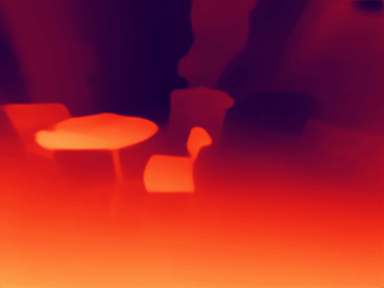
#> input picture frame 15 of GT.mp4, 384 x 288 px, given in place of color.mp4, which was not available
$ jupyter execute --allow-errors test.ipynb   (shell and % lines are left out)
#> lines starting #> are read from the running program, lines starting #| are printed output that depends on the picture; pictures that were not available may be replaced by others from this repository, and a replacement may not be noted
[cell 1]
from matplotlib import pyplot as plt
import cv2
import numpy as np

[cell 2]
current = 0
max_n = 653

str_current = str(current)
str_current_pad = str_current.zfill(4)
# print (str_current_pad)

img0 = cv2.imread('test_fps30_fl5_end/'+str_current_pad+'/rgb/rgb_00000.jpg')
# img1 = cv2.imread('test_fps30_fl5_end/'+str_current_pad+'/rgb/rgb_00001.jpg')
# img2 = cv2.imread('test_fps30_fl5_end/'+str_current_pad+'/rgb/rgb_00002.jpg')
# img3 = cv2.imread('test_fps30_fl5_end/'+str_current_pad+'/rgb/rgb_00003.jpg')
img4 = cv2.imread('test_fps30_fl5_end/'+str_current_pad+'/rgb/rgb_00004.jpg')

#> (the rest of this cell did not finish here and is left out)

[cell 3]
dp0 = cv2.imread('test_fps30_fl5_end/'+str_current_pad+'/depth/depth_00000.png')
dp4 = cv2.imread('test_fps30_fl5_end/'+str_current_pad+'/depth/depth_00004.png')

#> (the rest of this cell did not finish here and is left out)

[cell 4]
# Parameters for Shi-Tomasi corner detection
feature_params = dict(maxCorners = 300, qualityLevel = 0.2, minDistance = 2, blockSize = 7)
# Parameters for Lucas-Kanade optical flow
lk_params = dict(winSize = (15,15), maxLevel = 2, criteria = (cv2.TERM_CRITERIA_EPS | cv2.TERM_CRITERIA_COUNT, 10, 0.03))

#> (the rest of this cell did not finish here and is left out)

[cell 5]

# test all 654 cases

rst_dp_mismatch = np.zeros((654, 3))
rst_dp_error_rate = np.zeros((654, 3))
rst_dp_error_rate_overall = np.zeros((654, 3))

#> (the rest of this cell did not finish here and is left out)

[cell 6]
print (np.average(rst_dp_mismatch))
print (np.average(rst_dp_error_rate))
print (np.average(rst_dp_error_rate_overall))

[cell 7]
fig = plt.figure()
plt.hist(rst_dp_mismatch.flatten() , 20)
plt.title('Exact match between Estimation and ground truth')
plt.xlabel('Exact match rate between Estimation and ground truth')
plt.ylabel('count')
plt.show()
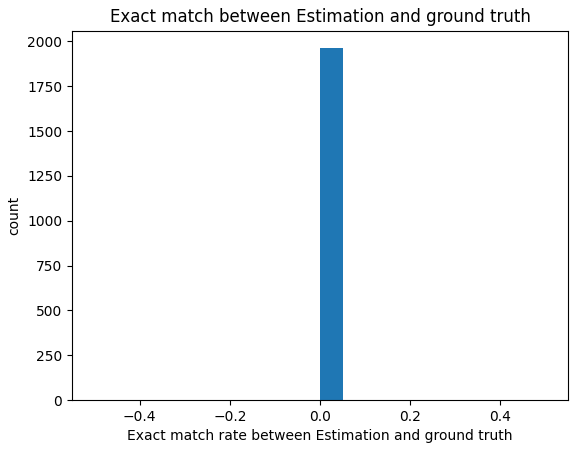
#> figure drawn by matplotlib, 1 panel; tallest bar 1962 high, from x = 0 to 0.05

fig.savefig('Exact match between Estimation and ground truth.png')

[cell 8]
fig = plt.figure()

plt.hist(rst_dp_error_rate.flatten() , 20,  range=(rst_dp_error_rate.min(),0.15))
plt.title('Error rate for non-exact matches')
plt.xlabel('Error rate for non-exact matches')
plt.ylabel('count')
plt.show()
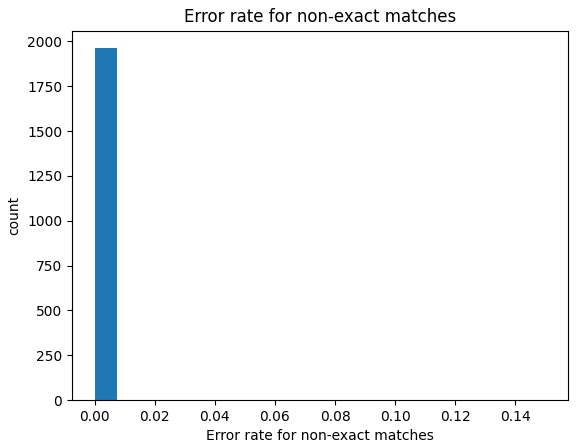
#> figure drawn by matplotlib, 1 panel; tallest bar 1962 high, from x = 0 to 0.0075

fig.savefig('Error rate for non-exact matches.png')

[cell 9]
fig = plt.figure()

plt.hist(rst_dp_error_rate_overall.flatten() , 30,  range=(rst_dp_error_rate.min(),0.08))
plt.title('Overall error rate')
plt.xlabel('Overall error rate')
plt.ylabel('count')
plt.show()
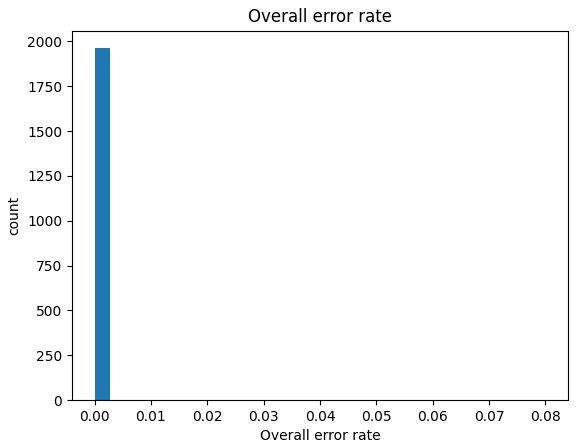
#> figure drawn by matplotlib, 1 panel; tallest bar 1962 high, from x = -2.17e-19 to 0.00267

fig.savefig('Overall error rate.png')

[cell 10]
def test_video(flow_engery_threshold):

#> called with flow_engery_threshold = 400
    feature_params = dict(maxCorners = 300, qualityLevel = 0.2, minDistance = 2, blockSize = 7)
    lk_params = dict(winSize = (15,15), maxLevel = 2, criteria = (cv2.TERM_CRITERIA_EPS | cv2.TERM_CRITERIA_COUNT, 10, 0.03))


    vid_in = cv2.VideoCapture("color.mp4")
    vid_dp = cv2.VideoCapture("GT.mp4")


    index = 1
    flows = np.zeros((200,4)) - 2
    vid_in_img = np.zeros((200, 288, 384, 3))
    vid_in_dp = np.zeros((200, 288, 384))


    val, frame_in = vid_in.read()
#> frame_in is the input picture: shape (288, 384, 3); mean B, G, R 45, 35.4, 156.1

    val, frame_dp = vid_dp.read()

    last = frame_in
    last_gray = cv2.cvtColor(last, cv2.COLOR_BGR2GRAY)
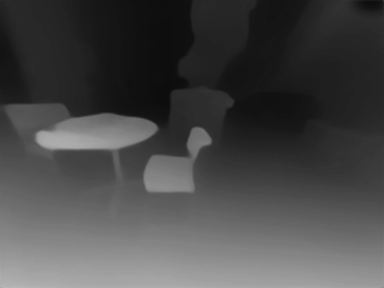
#> last_gray: shape (288, 384); min 13, max 184, mean 72.5
    last_dp_gray = cv2.cvtColor(frame_dp, cv2.COLOR_BGR2GRAY)


    vid_in_img[0] = frame_in
    vid_in_dp[0] = last_dp_gray

    start = cv2.goodFeaturesToTrack(last_gray, mask = None, **feature_params)
#> start = 13 rows, first 8: [209, 142], [187, 154], [157, 128], [193, 129], [38, 134], [115, 152], [191, 189], [148, 189]


    flows[0,0] = 0
    last_index = 0

    while(vid_in.isOpened()):
        val, frame_in = vid_in.read()
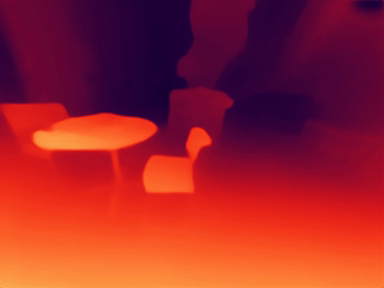
#> input picture frame 16 of GT.mp4, 384 x 288 px, given in place of color.mp4, which was not available
#> frame_in is the input picture: shape (288, 384, 3); mean B, G, R 45, 35.6, 156.1
        val, frame_dp = vid_dp.read()

        if not val:
            break

        inpt_gray = cv2.cvtColor(frame_in, cv2.COLOR_BGR2GRAY)
        dp_gray = cv2.cvtColor(frame_dp, cv2.COLOR_BGR2GRAY)

        vid_in_img[index] = frame_in
        vid_in_dp[index] = dp_gray

        current, status, error = cv2.calcOpticalFlowPyrLK(last_gray, inpt_gray, start, None, **lk_params)
#> current = 13 rows, first 8: [208.6, 142.3], [186.3, 154.4], [156.4, 128.2], [192.5, 129.4], [35.1, 134], [113.8, 152.5], [190.6, 189.5], [147.4, 189.8]; status = [1, 1, 1, 1, 1, 1, 1, 1, 1, 1, 1, 1, 1]; error = [1.01, 1.05, 0.985, 1, 2.16, 1.17, 0.732, 1.3, 0.751, 2.13, 0.841, 0.852, 1.02]

        flow_start = np.sum(np.abs(start[status == 1]-current[status == 1]))
#> flow_start = 18.38

        if flow_start > flow_engery_threshold:
            last_gray = inpt_gray
            start = cv2.goodFeaturesToTrack(last_gray, mask = None, **feature_params)
            flows[index,0] = index
            flows[index,1] = -1
            flows[index,2] = flow_start
            last_index = index
        else:
            flows[index,0] = index
            flows[index,1] = last_index
            flows[index,2] = flow_start

        index+=1

    vid_in.release()
    vid_dp.release()

    last_index = index
    while(index>=0):
        if flows[index,1] < 0:
            if last_index == index:
                flows[index,3] = -1
            else:
                flows[index,3] = 0
            last_index = index - 1
        else:
            flows[index,3] = last_index
        index-=1


    rst_dp_mismatch = np.zeros(157)
    rst_dp_error_rate = np.zeros(157)
    rst_dp_error_rate_overall = np.zeros(157)
    vid_in_img = vid_in_img.astype(int)

    for i in range(156):
        index = i+1
        i2, start_i, flow_start, end_i = flows[index]

        if not i2 == index:
            print("error index mismatch")
            break

        if end_i > 0 and not i2 == end_i:
            end_in = np.uint8(vid_in_img[int(end_i)])
            img_in = np.uint8(vid_in_img[index])

            end_gray = cv2.cvtColor(end_in, cv2.COLOR_BGR2GRAY)
            img_gray = cv2.cvtColor(img_in, cv2.COLOR_BGR2GRAY)

            img_current = cv2.goodFeaturesToTrack(img_gray, mask = None, **feature_params)

            img_end, status, error = cv2.calcOpticalFlowPyrLK(img_gray, end_gray, img_current, None, **lk_params)

            flow_end = np.sum(np.abs(img_current[status == 1]-img_end[status == 1]))

            # depth ground truth
            dp_gt_gray = vid_in_dp[index]

            f_start = flow_end / (flow_start+flow_end)
            f_end = flow_start / (flow_start+flow_end)

            dp_current_est = np.rint(f_start * vid_in_dp[int(start_i)] + f_end * vid_in_dp[int(end_i)])

            # error evaluation
            dp_error = dp_gt_gray - dp_current_est
            dp_error_count = np.count_nonzero(dp_error)
            # exact match
            rst_dp_mismatch[index] = 1 - dp_error_count/(dp_gt_gray.shape[0]*dp_gt_gray.shape[1])
            # error for the non-exact match

            error = np.abs(dp_error)/dp_gt_gray
            error[error >= float('+inf')] = 0
            error = np.nan_to_num(error)

            rst_dp_error_rate[index] = np.sum(error)/dp_error_count
            # overall error
            rst_dp_error_rate_overall[index] = np.sum(error)/(dp_gt_gray.size)

    return ((np.max(flows[:,0])
               - 2*(np.max(flows[:,0]) - np.count_nonzero(flows[0:157,3]))
               - (np.max(flows[:,0]) - np.count_nonzero(flows[0:157,3]+1))
               -2)/(np.max(flows[:,0])+1),
            rst_dp_mismatch,
            rst_dp_error_rate,
            rst_dp_error_rate_overall)


skipped, rst_dp_mismatch, rst_dp_error_rate, rst_dp_error_rate_overall = test_video(flow_engery_threshold = 400)

$ run again, starting later in the video
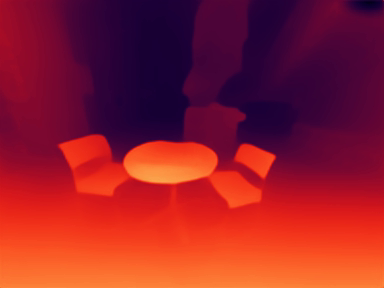
#> input picture frame 70 of GT.mp4, 384 x 288 px, given in place of color.mp4, which was not available
#> in test_video, frame_in is the input picture: shape (288, 384, 3); mean B, G, R 44.5, 29.7, 146.1
#> in test_video, `last_gray = cv2.cvtColor(last, cv2.COLOR_BGR2GRAY)`:
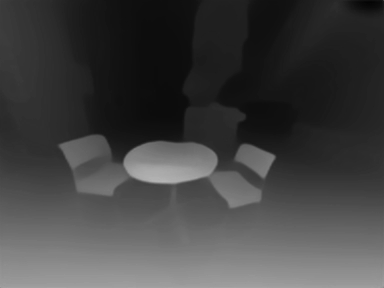
#> last_gray: shape (288, 384); min 4, max 181, mean 66.1
#> start = [[273, 157], [60, 146], [263, 177], [218, 169], [237, 159], [121, 164], [231, 205], [110, 193], [242, 145], [209, 178]]
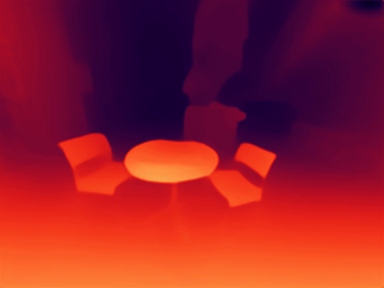
#> input picture frame 71 of GT.mp4, 384 x 288 px, given in place of color.mp4, which was not available
#> in test_video, frame_in is the input picture: shape (288, 384, 3); mean B, G, R 44.5, 29.8, 146.7
#> current = [[273.4, 156.1], [60.26, 144.6], [263.5, 176], [218.9, 168.1], [237.3, 158], [122.1, 162.9], [231.6, 203.6], [110.8, 191.7], [242.3, 144.3], [209.8, 177.3]]; status = [1, 1, 1, 1, 1, 1, 1, 1, 1, 1]; error = [1.19, 1.38, 1.04, 1.05, 0.879, 1.49, 1.08, 0.806, 0.97, 1.12]
#> flow_start = 16.2

$ run again, starting later in the video
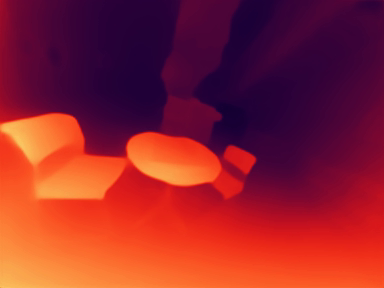
#> input picture frame 125 of GT.mp4, 384 x 288 px, given in place of color.mp4, which was not available
#> in test_video, frame_in is the input picture: shape (288, 384, 3); mean B, G, R 47.4, 35.5, 144.4
#> in test_video, `last_gray = cv2.cvtColor(last, cv2.COLOR_BGR2GRAY)`:
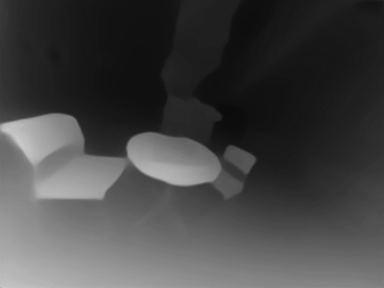
#> last_gray: shape (288, 384); min 11, max 201, mean 69.3
#> start = [[124, 156], [86, 151], [101, 197], [254, 158], [74, 118], [245, 172], [212, 181], [35, 165], [229, 147], [128, 164], [220, 154]]
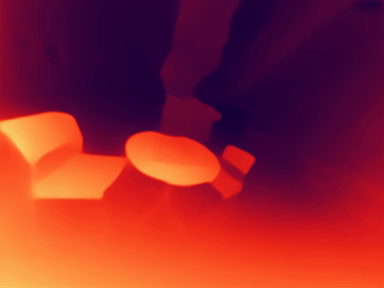
#> input picture frame 126 of GT.mp4, 384 x 288 px, given in place of color.mp4, which was not available
#> in test_video, frame_in is the input picture: shape (288, 384, 3); mean B, G, R 47.7, 36.2, 144.3
#> current = [[122.9, 155.3], [84.41, 150.2], [99.66, 196.8], [252.9, 158], [72.16, 116.7], [243.8, 171.8], [211.2, 180.8], [32.23, 165], [227.9, 147], [126.9, 163.5], [219, 153.8]]; status = [1, 1, 1, 1, 1, 1, 1, 1, 1, 1, 1]; error = [1.65, 1.48, 1.61, 0.765, 1.58, 0.856, 0.819, 3.51, 0.678, 1.45, 1]
#> flow_start = 19.05
